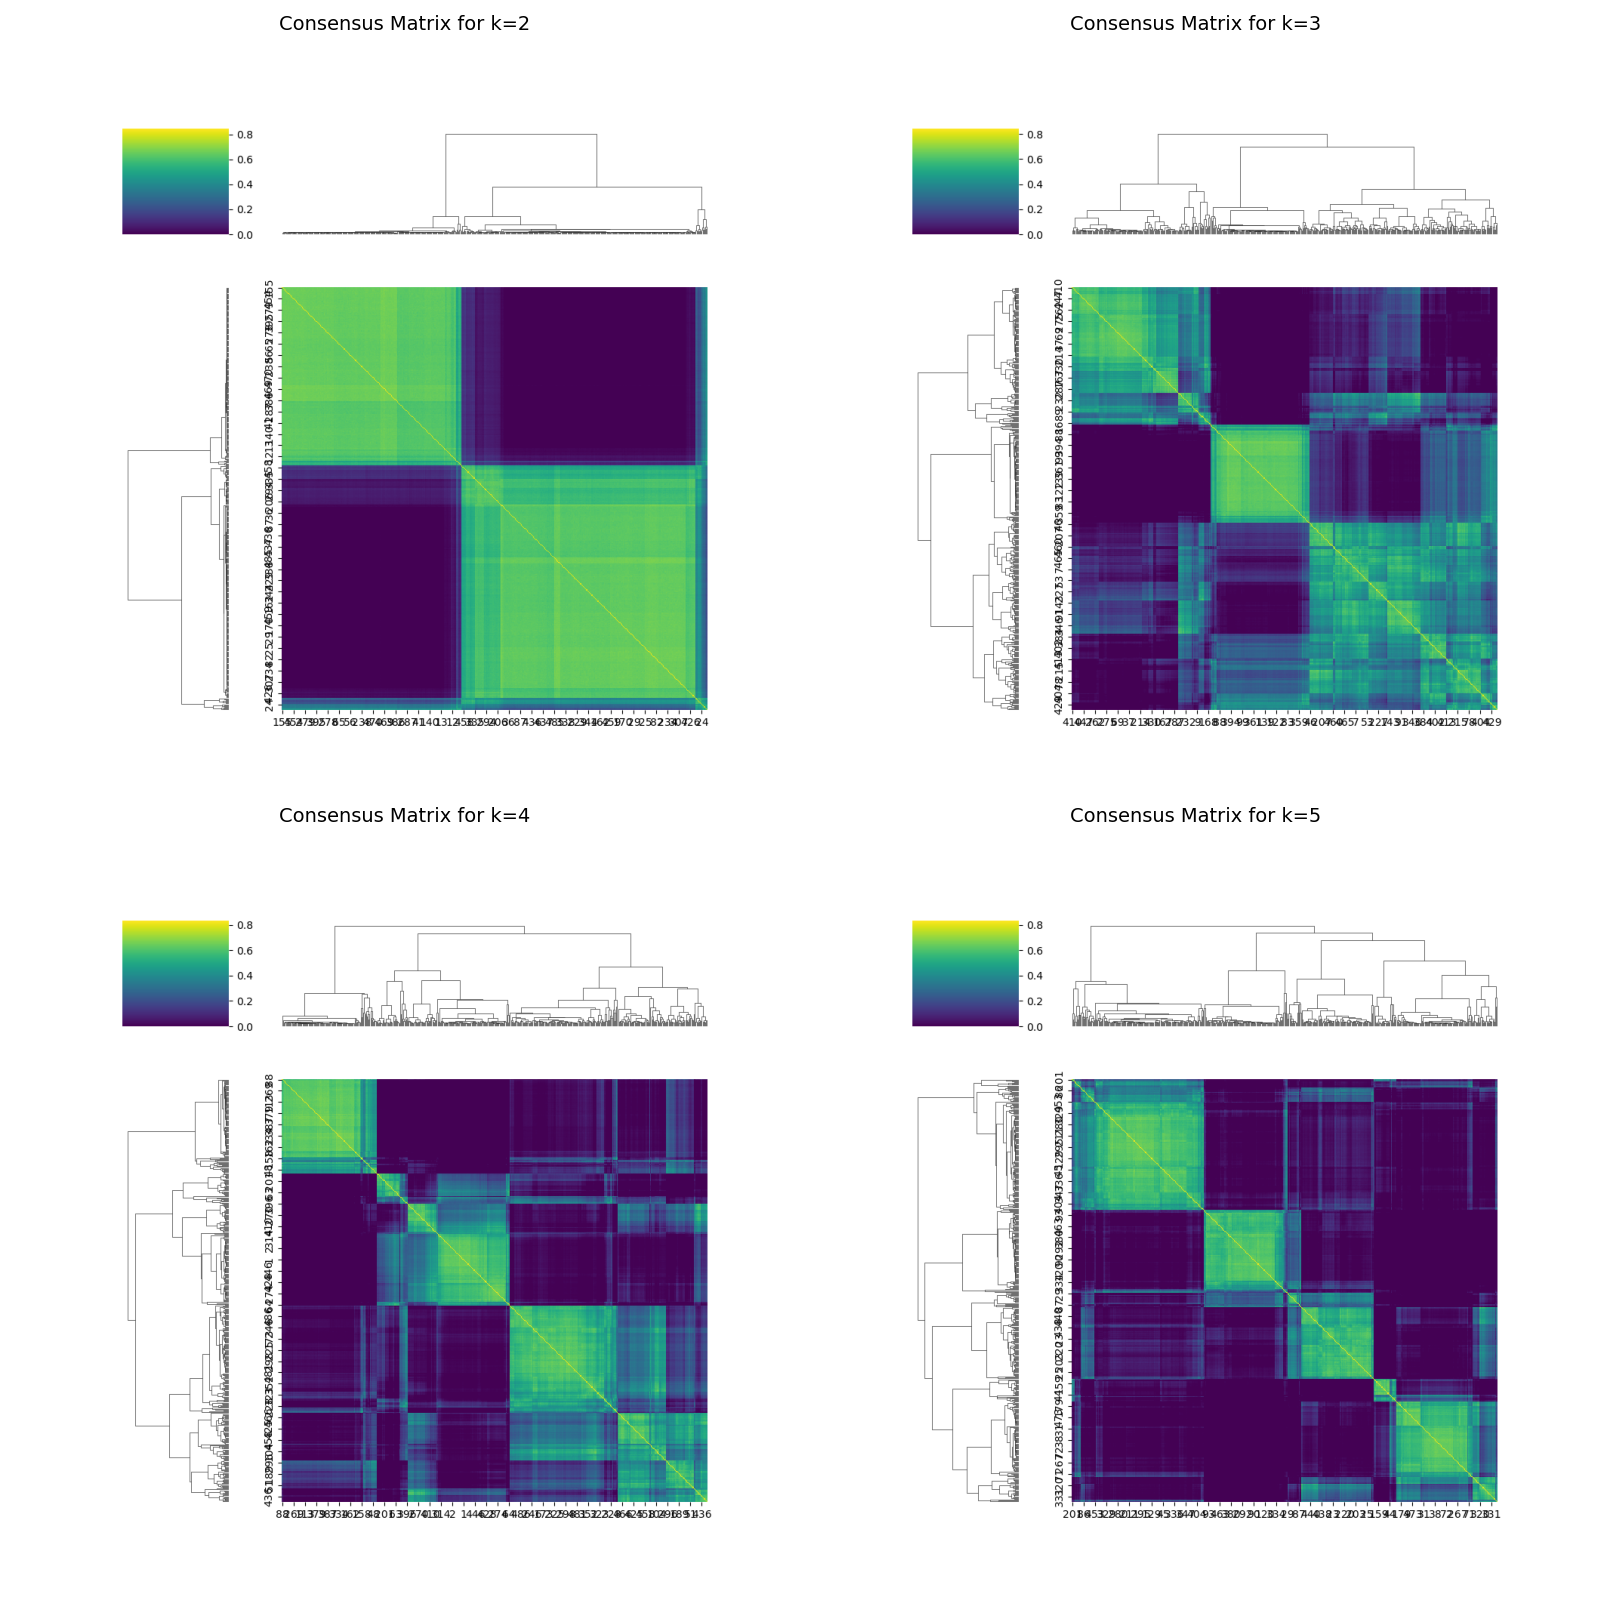

Generate this figure with Python:
from matplotlib import pyplot as plt
from sklearn.cluster import KMeans
import seaborn as sns
import numpy as np
import pandas as pd

def consensus_clustering(data, max_k=5, n_iterations=100, sample_fraction=0.8):
    """
    实现共识聚类
    Args:
        data (pd.DataFrame): 输入基因表达数据，行是基因，列是样品
        max_k (int): 最大聚类数 K
        n_iterations (int): 重复子采样和聚类的次数
        sample_fraction (float): 每次采样的样品比例

    Returns:
        dict: 包括共识矩阵、最佳 K 值和最终分组结果
    """
    n_samples = data.shape[1]
    consensus_matrices = {k: np.zeros((n_samples, n_samples)) for k in range(2, max_k + 1)}

    # 对每个 K 值执行多次采样和聚类
    for k in range(2, max_k + 1):
        for iter in range(n_iterations):
            # 随机采样样品
            sampled_indices = np.random.choice(n_samples, int(sample_fraction * n_samples), replace=False)
            sampled_data = data.iloc[:, sampled_indices]

            # 执行 KMeans 聚类
            kmeans = KMeans(n_clusters=k, random_state=None)
            labels = kmeans.fit_predict(sampled_data.T)  # 转置后每一行为一个样品

            # 更新共识矩阵
            for i, idx_i in enumerate(sampled_indices):
                for j, idx_j in enumerate(sampled_indices):
                    if labels[i] == labels[j]:
                        consensus_matrices[k][idx_i, idx_j] += 1

        # 归一化共识矩阵
        consensus_matrices[k] /= n_iterations

    # 选择最佳 K 值
    avg_consensus = {k: np.mean(consensus_matrices[k]) for k in consensus_matrices}
    best_k = max(avg_consensus, key=avg_consensus.get)

    # 使用最佳 K 值对原始数据进行 KMeans 聚类
    final_kmeans = KMeans(n_clusters=best_k, random_state=None)
    final_labels = final_kmeans.fit_predict(data.T)  # 转置后每一行为一个样品

    return {
        "consensus_matrices": consensus_matrices,
        "best_k": best_k,
        "final_labels": final_labels  # 返回最终分组结果
    }

def plot(results):
    fig, axes = plt.subplots(2, 2, figsize=(16, 16))  # 创建 2x2 子图布局
    clustermap_figures = []

    # 生成带有树状图的热图并保存为图像
    for idx, (k, matrix) in enumerate(results['consensus_matrices'].items()):
        clustermap = sns.clustermap(matrix, cmap="viridis", metric="euclidean", method="average")
        clustermap_figures.append((clustermap, k))  # 保存 clustermap 和 k 值
        plt.close(clustermap.fig)  # 关闭 clustermap 的原始图以避免重复显示

    # 将 clustermap 图像拼接到一个图中
    for idx, (clustermap, k) in enumerate(clustermap_figures):
        ax = axes[idx // 2, idx % 2]  # 确定子图位置
        ax.imshow(clustermap.fig.canvas.buffer_rgba())  # 添加图像
        ax.axis('off')  # 隐藏坐标轴
        ax.set_title(f"Consensus Matrix for k={k}", fontsize=14)  # 在子图上添加标题

    plt.tight_layout()
    plt.show()

def main():
    # 读取数据
    ITG = pd.read_csv('ITG.csv', index_col=0, sep=';')

    # consensus clustering
    result = consensus_clustering(ITG, max_k=5, n_iterations=1000)
    print("best_k:", result["best_k"])
    plot(result)
    df_labels = pd.DataFrame({"Sample": ITG.columns, "Cluster": result["final_labels"]})
    df_labels.to_csv("final_clusters.csv", index=False)

if __name__ == "__main__":
    main()
